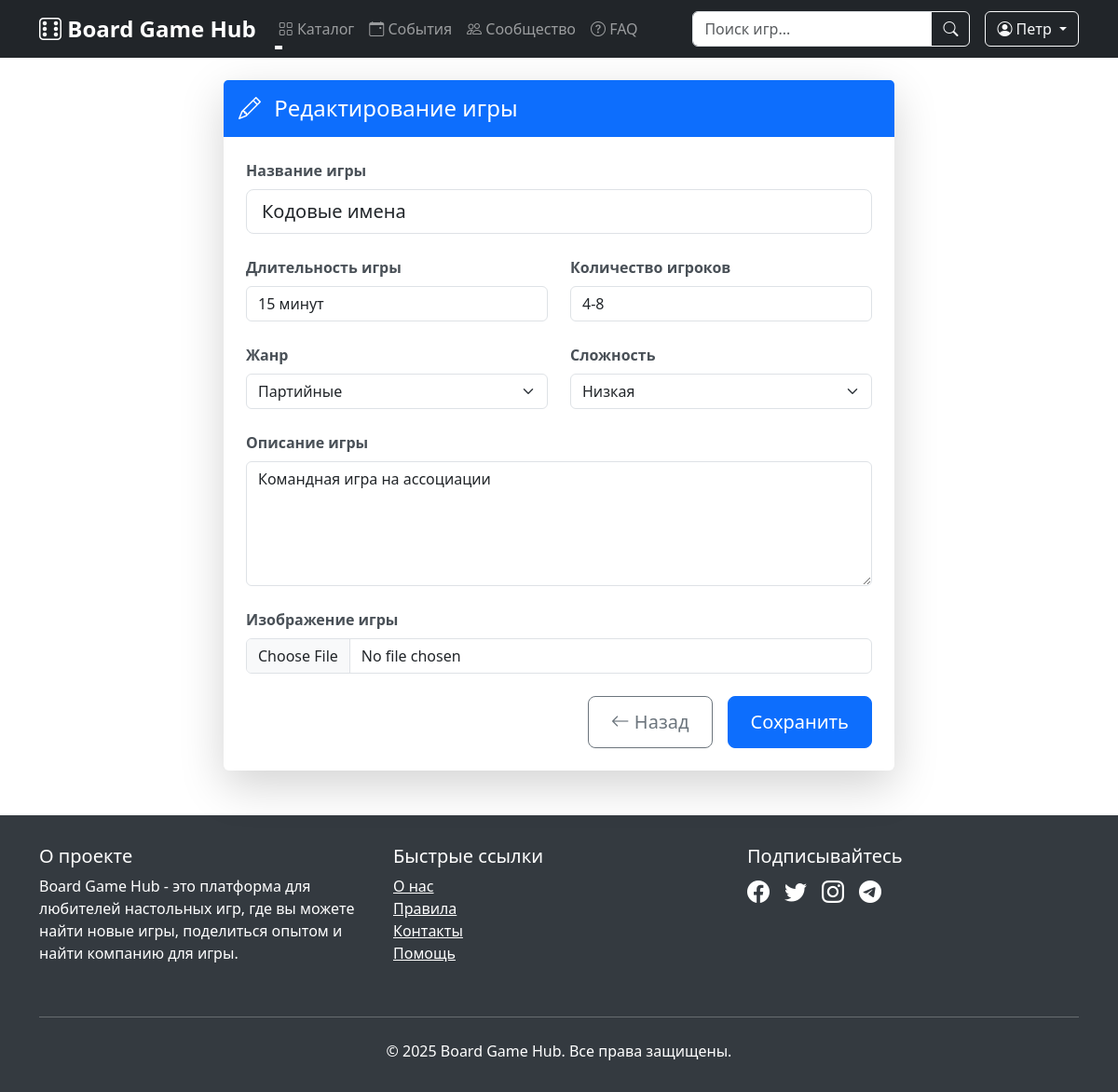
Page /games/9 (signed in) on the committed database.
### data/users.py (models this page shows, shortened)
class User(SqlAlchemyBase, UserMixin):
    __tablename__ = 'users'
    id = sqlalchemy.Column(sqlalchemy.Integer, primary_key=True, autoincrement=True)
    surname = sqlalchemy.Column(sqlalchemy.String, nullable=True)
    name = sqlalchemy.Column(sqlalchemy.String, nullable=True)
    age = sqlalchemy.Column(sqlalchemy.Integer, nullable=True)
    favorite_genres = sqlalchemy.Column(sqlalchemy.String, nullable=True)
    location = sqlalchemy.Column(sqlalchemy.String, nullable=True)
    email = sqlalchemy.Column(sqlalchemy.String, unique=True, index=True, nullable=True)
    hashed_password = sqlalchemy.Column(sqlalchemy.String, nullable=True)
    added_games = orm.relationship("Game", back_populates="user")
    created_sessions = orm.relationship("GameSession", back_populates="creator")
    reviews = orm.relationship("Review", back_populates="author")

### data/games.py (models this page shows, shortened)
class Game(SqlAlchemyBase):
    __tablename__ = 'games'  # jobs
    id = sqlalchemy.Column(
        sqlalchemy.Integer,
        primary_key=True,
        autoincrement=True
    )
    added_by = sqlalchemy.Column(  # team_leader
        sqlalchemy.Integer,
        sqlalchemy.ForeignKey('users.id'),
        nullable=False
    )
    title = sqlalchemy.Column(sqlalchemy.String, nullable=True)  # job
    duration = sqlalchemy.Column(sqlalchemy.String, nullable=True)  # work_size
    count_of_players = sqlalchemy.Column(sqlalchemy.String, nullable=True)  # collaborators
    genre = sqlalchemy.Column(sqlalchemy.String, nullable=True)
    complexity = sqlalchemy.Column(sqlalchemy.String, nullable=True)
    description = sqlalchemy.Column(sqlalchemy.Text, nullable=True)
    image = sqlalchemy.Column(sqlalchemy.LargeBinary, nullable=True)  # BLOB для хранения изображений
    user = orm.relationship("User", back_populates="added_games")
    sessions = orm.relationship("GameSession", back_populates="game")
    reviews = orm.relationship("Review", back_populates="game")

### main.py (the view, shortened to what this page needs)
@app.route('/games/<int:id>', methods=['GET', 'POST'])
@login_required
def edit_game(id):
    form = GameForm()
    if request.method == "GET":
        db_sess = db_session.create_session()
        game = db_sess.query(Game).filter(Game.id == id,
                                        Game.added_by == current_user.id).first()
        if game:
            form.title.data = game.title
            form.duration.data = game.duration
            form.count_of_players.data = game.count_of_players
            form.genre.data = game.genre
            form.complexity.data = game.complexity
            form.description.data = game.description
        else:
            abort(404)
    return render_template('games.html', title='Редактирование игры', form=form)

### forms/game.py
class GameForm(FlaskForm):
    title = StringField('Название игры', validators=[DataRequired()])
    duration = StringField('Длительность игры', validators=[DataRequired()])
    count_of_players = StringField('Количество игроков', validators=[DataRequired()])
    genre = SelectField('Жанр', choices=[
        ('Стратегия', 'Стратегия'),
        ('Карточные', 'Карточные'),
        ('Партийные', 'Партийные'),
        ('Приключения', 'Приключения'),
        ('Кооператив', 'Кооператив'),
        ('Экономика', 'Экономика'),
        ('Семейные', 'Семейные'),
        ('Логические', 'Логические')
    ], validators=[DataRequired()])
    complexity = SelectField('Сложность', choices=[
        ('Низкая', 'Низкая'),
        ('Средняя', 'Средняя'),
        ('Высокая', 'Высокая')
    ], validators=[DataRequired()])
    description = TextAreaField('Описание игры', validators=[DataRequired()])
    image = FileField('Изображение игры', validators=[
        FileAllowed(['jpg', 'jpeg', 'png'], 'Разрешены только изображения!')
    ])
    submit = SubmitField('Сохранить')

### data/db_session.py (called while the page is built)
def create_session() -> Session:
    global __factory
    return __factory()

### main.py (called while the page is built)
@login_manager.user_loader
def load_user(user_id):
    db_sess = db_session.create_session()
    user = db_sess.get(User, user_id)
    db_sess.close()
    return user

@app.context_processor
def utility_processor():
    def get_unique_genres():
        db_sess = db_session.create_session()
        try:
            genres = db_sess.query(Game.genre).distinct().all()
            return [genre[0] for genre in genres if genre[0]]
        finally:
            db_sess.close()
    return dict(get_unique_genres=get_unique_genres)

### templates/games.html (shortened to what this page needs)
{% extends "base.html" %}
{% block content %}
<div class="container">
    <div class="row justify-content-center">
        <div class="col-md-8">
            <div class="card shadow-lg border-0 rounded-lg">
                <div class="card-header bg-primary text-white py-3">
                    <h2 class="mb-0 fs-4">
                        <i class="bi {% if title == 'Добавление игры' %}bi-plus-circle{% else %}bi-pencil{% endif %} me-2"></i>
                        {{ title }}
                    </h2>
                </div>
                <div class="card-body p-4">
                    <form method="post" class="needs-validation" enctype="multipart/form-data" novalidate>
                        <div class="mb-4">
                            {{ form.title.label(class="form-label fw-bold") }}
                            {{ form.title(class="form-control form-control-lg", placeholder="Введите название игры") }}
                        </div>
                        <div class="row mb-4">
                            <div class="col-md-6">
                                {{ form.duration.label(class="form-label fw-bold") }}
                                {{ form.duration(class="form-control", placeholder="Например: 30-60 минут") }}
                            </div>
                            <div class="col-md-6">
                                {{ form.count_of_players.label(class="form-label fw-bold") }}
                                {{ form.count_of_players(class="form-control", placeholder="Например: 2-4") }}
                            </div>
                        </div>
                        <div class="row mb-4">
                            <div class="col-md-6">
                                {{ form.genre.label(class="form-label fw-bold") }}
                                {{ form.genre(class="form-select") }}
                            </div>
                            <div class="col-md-6">
                                {{ form.complexity.label(class="form-label fw-bold") }}
                                {{ form.complexity(class="form-select") }}
                            </div>
                        </div>
                        <div class="mb-4">
                            {{ form.description.label(class="form-label fw-bold") }}
                            {{ form.description(class="form-control", rows="5", placeholder="Опишите игру...") }}
                        </div>
                        <div class="mb-4">
                            {{ form.image.label(class="form-label fw-bold") }}
                            <div class="input-group">
                                {{ form.image(class="form-control", accept="image/*", onchange="previewImage(event)") }}
                            </div>
                        </div>
                        <div class="d-grid gap-2 d-md-flex justify-content-md-end">
                            <a href="{{ url_for('index') }}" class="btn btn-outline-secondary btn-lg me-md-2">
                                <i class="bi bi-arrow-left"></i> Назад
                            </a>
                            {{ form.submit(class="btn btn-primary btn-lg px-4") }}
                        </div>
                    </form>
                </div>
            </div>
        </div>
    </div>
</div>
{% endblock %}

### templates/base.html (shortened to what this page needs)
<!DOCTYPE html>
<html lang="ru">
<head>
    <link href="https://cdn.jsdelivr.net/npm/bootstrap@5.3.0/dist/css/bootstrap.min.css" rel="stylesheet">
    <link rel="stylesheet" href="https://cdn.jsdelivr.net/npm/bootstrap-icons@1.7.2/font/bootstrap-icons.css">
</head>
<body>
    <nav class="navbar navbar-expand-lg navbar-dark bg-dark sticky-top">
        <div class="container">
            <a class="navbar-brand" href="{{ url_for('index') }}">
                <i class="bi bi-dice-6"></i> Board Game Hub
            </a>
            <div class="collapse navbar-collapse" id="navbarNav">
                <ul class="navbar-nav me-auto">
                    <li class="nav-item dropdown">
                        <a class="nav-link dropdown-toggle" href="#" role="button" data-bs-toggle="dropdown">
                            <i class="bi bi-grid"></i> Каталог
                        </a>
                    </li>
                    <li class="nav-item">
                        <a class="nav-link" href="{{ url_for('game_sessions') }}">
                            <i class="bi bi-calendar-event"></i> События
                        </a>
                    </li>
                    <li class="nav-item">
                        <a class="nav-link" href="#">
                            <i class="bi bi-people"></i> Сообщество
                        </a>
                    </li>
                    <li class="nav-item">
                        <a class="nav-link" href="#">
                            <i class="bi bi-question-circle"></i> FAQ
                        </a>
                    </li>
                </ul>
                <form class="d-flex me-3" action="{{ url_for('index') }}" method="get">
                    <div class="input-group">
                        <input class="form-control" type="search" name="search" placeholder="Поиск игр..."
                               aria-label="Search" value="{{ request.args.get('search', '') }}">
                        <button class="btn btn-outline-light" type="submit">
                            <i class="bi bi-search"></i>
                        </button>
                    </div>
                </form>
                <div class="d-flex">
                    {% if current_user.is_authenticated %}
                        <div class="dropdown">
                            <button class="btn btn-outline-light dropdown-toggle" type="button" data-bs-toggle="dropdown">
                                <i class="bi bi-person-circle"></i> {{ current_user.name }}
                            </button>
                        </div>
                    {% endif %}
                </div>
            </div>
        </div>
    </nav>
    <div class="container mt-4">
        {% block content %}{% endblock %}
    </div>
    <footer class="footer">
        <div class="container">
            <div class="row">
                <div class="col-md-4 mb-3">
                    <h5>О проекте</h5>
                    <p>Board Game Hub - это платформа для любителей настольных игр, где вы можете найти новые игры,
                       поделиться опытом и найти компанию для игры.</p>
                </div>
                <div class="col-md-4 mb-3">
                    <h5>Быстрые ссылки</h5>
                    <ul class="list-unstyled">
                        <li><a href="#" class="text-white">О нас</a></li>
                        <li><a href="#" class="text-white">Правила</a></li>
                        <li><a href="#" class="text-white">Контакты</a></li>
                        <li><a href="#" class="text-white">Помощь</a></li>
                    </ul>
                </div>
                <div class="col-md-4 mb-3">
                    <h5>Подписывайтесь</h5>
                    <div class="d-flex gap-3 fs-4">
                        <a href="#" class="text-white"><i class="bi bi-facebook"></i></a>
                        <a href="#" class="text-white"><i class="bi bi-twitter"></i></a>
                        <a href="#" class="text-white"><i class="bi bi-instagram"></i></a>
                        <a href="#" class="text-white"><i class="bi bi-telegram"></i></a>
                    </div>
                </div>
            </div>
            <hr class="mt-4 mb-4">
            <div class="text-center">
                <p class="mb-0">© 2025 Board Game Hub. Все права защищены.</p>
            </div>
        </div>
    </footer>
</body>
</html>

### templates/base.html (style rules this page uses)
.navbar-brand { font-size: 1.5rem; font-weight: bold; }
.card { transition: transform 0.2s; box-shadow: 0 4px 6px rgba(0, 0, 0, 0.1); }
.footer { background-color: #343a40; color: white; padding: 2rem 0; margin-top: 3rem; }
.nav-link { position: relative; }
.nav-link:after { content: ''; position: absolute; width: 0; height: 2px; background: #fff; left: 0; bottom: -2px; transition: width 0.3s; }

### templates/games.html (style rules this page uses)
.card { transition: all 0.3s ease; }
.btn-lg { padding: 0.75rem 1.5rem; }
.card-header { border-bottom: none; }
.form-label { color: #495057; }

### rows in the picture
User: name "Петр"
Game: title "Кодовые имена", duration "15 минут", count_of_players "4-8", genre "Партийные", complexity "Низкая", description "Командная игра на ассоциации"

### other values in the picture
{{ title }} "Редактирование игры"
